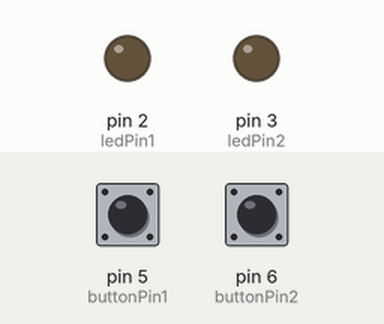
This sketch was run on a simulated Arduino Uno, built with avr-gcc and run on an emulated ATmega328P. Shown: output pins drawn as LEDs (lit = HIGH). The test bench sets the inputs (shaded band); at power-on: pin 5 (buttonPin1) LOW, pin 6 (buttonPin2) LOW.

Above: at 1.2 s.
1.3 s: pin 5 (buttonPin1) pulled HIGH for 0.15 s
At 1.37 s:
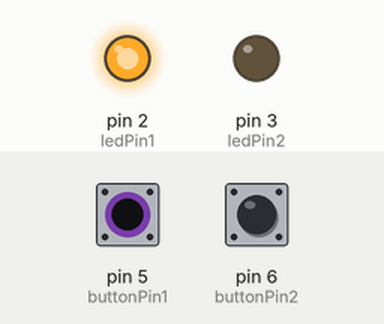
2.9 s: pin 6 (buttonPin2) pulled HIGH for 0.15 s
At 2.97 s:
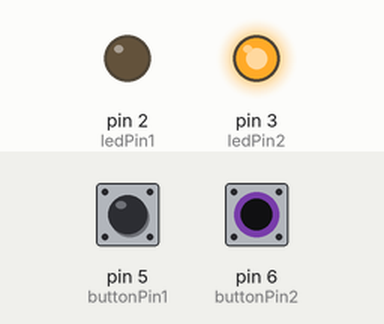
4.5 s: pin 6 (buttonPin2) pulled HIGH for 3.2 s
At 8.7 s:
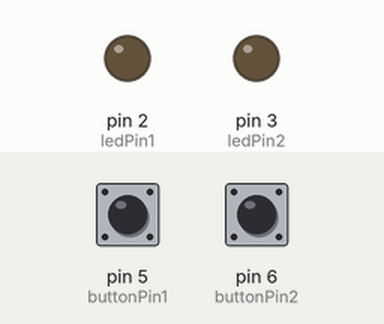
9.2 s: pin 5 (buttonPin1) pulled HIGH for 3.2 s
At 9.9 s:
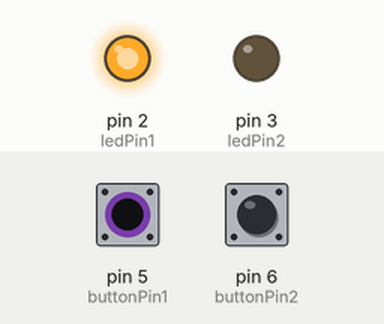
13.9 s: pin 5 (buttonPin1) driven HIGH and pin 6 (buttonPin2) driven HIGH
At 14.7 s:
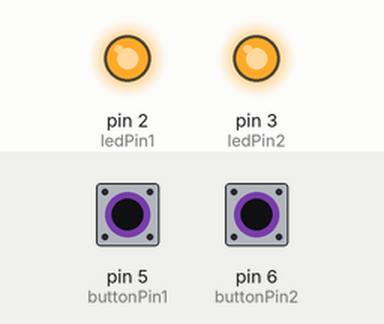
Timing chart, 0 to 16.4 s (numbered marks = the images above; inputs shaded):
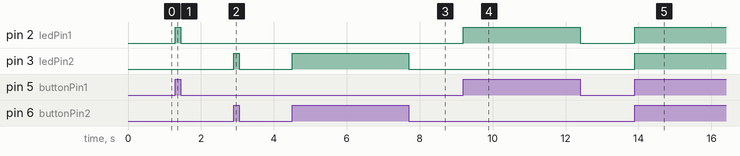

The sketch:

project_6-4.ino
```cpp
int buttonPin1 = 5;
int ledPin1 = 2;
int buttonPin2 = 6;
int ledPin2 = 3;

void setup() {

  pinMode(buttonPin1, INPUT);
  pinMode(buttonPin2, INPUT);
  pinMode(ledPin1, OUTPUT);
  pinMode(ledPin2, OUTPUT);

}

void loop() {

  int buttonState1 = digitalRead(buttonPin1);
  int buttonState2 = digitalRead(buttonPin2);


  if (buttonState1 == HIGH)
  {
    digitalWrite(ledPin1, HIGH);
  }
  else
  {
    digitalWrite(ledPin1, LOW);
  }

  if (buttonState2 == HIGH)
  {
    digitalWrite(ledPin2, HIGH);
  }
  else
  {
    digitalWrite(ledPin2, LOW);
  }

}
```

Measured:
- after the input at 1.3 s, pin 2 (ledPin1): LOW → HIGH at once, → LOW 0.15 s later
- after the input at 2.9 s, pin 3 (ledPin2): LOW → HIGH at once, → LOW 0.15 s later
- after the input at 4.5 s, pin 3 (ledPin2): LOW → HIGH at once, → LOW 3.2 s later
- after the input at 9.2 s, pin 2 (ledPin1): LOW → HIGH at once, → LOW 3.2 s later
- after the input at 13.9 s, pin 2 (ledPin1), pin 3 (ledPin2): LOW → HIGH at once
